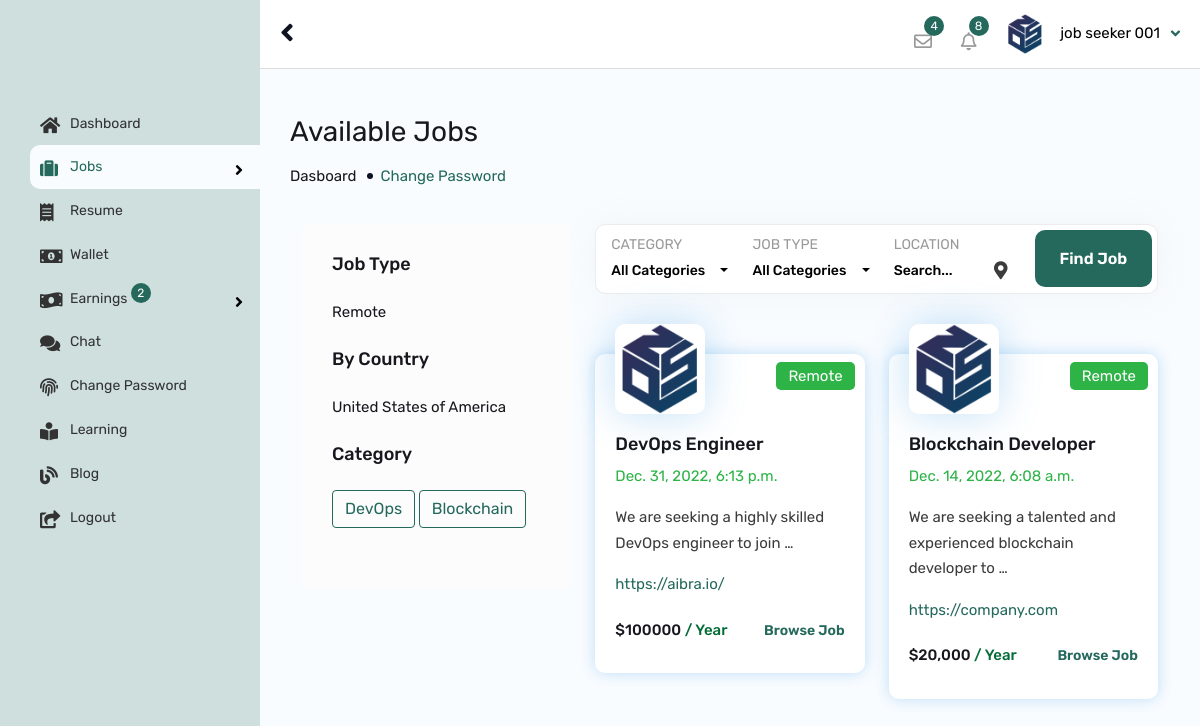
The page /job/ (signed in) on the database its author committed.
### app_user/models.py (models this page shows, shortened)
class AppUser(models.Model):
    qr_photo = models.FileField(upload_to='account_files/profile_photos/', blank=True, default="default_files/default_face.jpg")
    user = models.OneToOneField(User, on_delete=models.CASCADE)
    account_type = models.CharField(default="candidate",max_length=10)
    cprofile_status = models.BooleanField(default=False)
    cv = models.FileField(upload_to='account_files/profile_photos/', blank=True, default="default_files/default_face.jpg")
    profile_photo = models.FileField(upload_to='account_files/profile_photos/', blank=True, default="default_files/default_face.jpg")
    address = models.TextField(default=" ")
    country = models.CharField(default=" ",max_length=100)
    postcode = models.CharField(default=" ",max_length=100, blank=True, null=True)
    language = models.CharField(default=" ",max_length=100, blank=True, null=True)
    job_category = models.CharField(default=" ",max_length=100, blank=True, null=True)
    city = models.CharField(default=" ",max_length=100, blank=True, null=True)
    experience = models.CharField(default=" ",max_length=100, blank=True, null=True)
    current_salary = models.CharField(default=" ",max_length=100, blank=True, null=True)
    expected_salary = models.CharField(default=" ",max_length=100, blank=True, null=True)
    phone_no = models.CharField(default=" ",max_length=15)
    age = models.CharField(default="dd/mm/yyyy",max_length=55)
    gender = models.CharField(default=" ",max_length=10)
    facebook_link = models.CharField(default="",max_length=100, blank=True, null=True)
    twitter_link = models.CharField(default="",max_length=100, blank=True, null=True)
    instagram_link = models.CharField(default="",max_length=100, blank=True, null=True)
    linkedin_link = models.CharField(default="",max_length=100, blank=True, null=True)
    github_link = models.CharField(default="",max_length=100, blank=True, null=True)
    discord_link = models.CharField(default="",max_length=100, blank=True, null=True)
    agency_name = models.CharField(default="",max_length=30, null=True)
    rank = models.CharField(default="1",max_length=30, null=True)
    ranks = models.CharField(default="1",max_length=30, null=True)
    rankers = models.CharField(default="1",max_length=30, null=True)
    charge = models.CharField(default="0",max_length=30, null=True)
    bio = models.TextField(default="This agency have not updated their bio..", null=True)
    agency_logo = models.FileField(upload_to='account_files/profile_photos/', blank=True, default="default_files/default_face.jpg")
    resume = models.ForeignKey(Resume, on_delete=models.CASCADE, null=True)
    otp_code = models.CharField(default="none",max_length=10)
    ec_status = models.BooleanField(default=False)
    status = models.BooleanField(default=False)
    wallet_address = models.CharField(default="null",max_length=100)
    wallet_key = models.CharField(default="null",max_length=100)
    pub_date = models.DateTimeField(default=timezone.now)

### job/models.py (models this page shows, shortened)
class Job(models.Model):
	title = models.CharField(max_length=50, default="none")
	salary = models.CharField(max_length=30, default="none")
	category = models.CharField(max_length=30, default="none")
	description = models.TextField(default="none")
	job_type = models.CharField(max_length=20, default="none")
	experience = models.CharField(max_length=120, default="none")
	qualification = models.CharField(max_length=20, default="none", null=True)
	responsibility = models.TextField(default="none")
	skill_tag = models.CharField(max_length=2000, default="no skill required", null=True)
	requirement = models.TextField(default="none")
	contact_phone = models.CharField(max_length=20, default="none")
	contact_email = models.CharField(max_length=30, default="none")
	website = models.CharField(max_length=30, default="none")
	address = models.TextField(default="none")
	country = models.CharField(max_length=30, default="none")
	deadline = models.CharField(max_length=30, default="none")
	app_user = models.ForeignKey(AppUser, on_delete=models.CASCADE)
	applications = models.ManyToManyField(Application, through="JobApplicationConnector")
	interviews = models.ManyToManyField(Interview, through="JobInterviewConnector")
	quiz = models.ForeignKey(Quiz, on_delete=models.CASCADE, null=True)
	results = models.ManyToManyField(Result, through="JobResultConnector")
	status = models.BooleanField(default=False)
	pub_date = models.DateTimeField(default=timezone.now)

### job/views.py (the view)
# urls.py: path("", views.IndexView, name="index"),
def IndexView(request):
    app_user = AppUser.objects.get(user__pk=request.user.id)
    jobs = Job.objects.all().order_by('-pub_date')
    job_types = set()
    countries = set()
    titles = set()
    categories = set()
    for item in jobs:
        job_types.add(item.job_type)
        countries.add(item.country)
        titles.add(item.title)
        categories.add(item.category)
    if request.method == "POST":
        location = request.POST.get("location")
        job_type = request.POST.get("job_type")
        category = request.POST.get("category")
        job = Job.objects.filter(job_type=job_type, country=location.replace("%20", " "), category=category)
        context = {"jobs": jobs,
        "job_types": job_types, "countries": countries,
        "titles": titles, "categories": categories}
        return render(request, "app_user/search_job.html", context )
    else:
        jobs = Job.objects.all().order_by('-pub_date')
        job_types = set()
        countries = set()
        titles = set()
        categories = set()
        for item in jobs:
            job_types.add(item.job_type)
            countries.add(item.country)
            titles.add(item.title)
            categories.add(item.category)
        context = {"app_user": app_user, "jobs": jobs,
        "job_types": job_types, "countries": countries,
        "titles": titles, "categories": categories}
        return render(request, "job/index.html", context )

### job/templates/job/index.html (shortened to what this page needs)
{% extends 'app_user/auth_base.html' %}
{% load static %}
{% load humanize %}
{% block content %}
{% include "app_user/header.html" %}
{% include "app_user/sidebar.html" %}
        <div id="content">
            <div class="content-admin-main">
                <div class="wt-admin-right-page-header clearfix">
                    <h2>Available Jobs</h2>
                    <div class="breadcrumbs"><a href="#">Dasboard</a><span>Change Password</span></div>
                </div>
                <div class="container">
                    <div class="row">
                        <div class="col-lg-4 col-md-12 rightSidebar">
                            <div class="side-bar">
                                <div class="sidebar-elements search-bx">
                                    <form method="post">
                                        <div class="form-group mb-4">
                                            <h4 class="section-head-small mb-4">Job Type</h4>
                                            <div class="tagcloud">
                                                {% for item in job_types %}
                                                    <a href="{% url 'job:search_job' 'job_type' item %}">{{ item }}</a>
                                                {% endfor %}
                                            </div>
                                        </div>
                                        <div class="form-group mb-4">
                                            <h4 class="section-head-small mb-4">By Country</h4>
                                            {% if countries %}
                                                <div class="tagcloud">
                                                    {% for item in countries %}
                                                        <a href="{% url 'job:search_job' 'country' item %}">{{ item }}</a>
                                                    {% endfor %}
                                                </div>
                                            {% else %}
                                            <div class="tagcloud">
                                                Nothing yet!
                                            </div>
                                            {% endif %}
                                        </div>
                                        <div class="form-group mb-4">
                                            <h4 class="section-head-small mb-4">Category</h4>
                                            {% if categories %}
                                                {% for item in categories %}
                                                <a href="{% url 'job:search_job' 'category' item %}"><button type="submit" class="btn btn-outline-primary mb-2" type="button"> {{ item }}</button></a>
                                                {% endfor %}
                                            {% endif %}
                                        </div>
                                    </form>
                                </div>
                            </div>
                        </div>
                        <div class="col-lg-8 col-md-12">
                            <div class="  m-b30">
                               <div class="twm-bnr-search-bar">
                                <form method="post">
                                    <div class="row">
                                        <div class="form-group col-xl-3 col-lg-6 col-md-6">
                                            <label>category</label>
                                        </div>
                                        <div class="form-group col-xl-3 col-lg-6 col-md-6">
                                            <label>Job Type</label>
                                        </div>
                                        <div class="form-group col-xl-3 col-lg-6 col-md-6">
                                            <label>Location</label>
                                            <div class="twm-inputicon-box">
                                                <input name="location" type="text" required class="form-control" placeholder="Search..." required>
                                                <i class="twm-input-icon fas fa-map-marker-alt"></i>
                                            </div>
                                        </div>
                                        <div class="form-group col-xl-3 col-lg-6 col-md-6">
                                            <button type="submit" class="site-button" style="background-color:#24695c">Find Job</button>
                                        </div>
                                    </div>
                                </form>
                            </div>
                            </div>
                            <div class="row">
                                {% for item in jobs %}
                                <div class="col-lg-6 col-md-12 m-b30">
                                    <div class="twm-jobs-grid-style1">
                                        <div class="twm-media">
                                            <img src="{{ item.app_user.agency_logo.url }}" alt="#">
                                        </div>
                                        <div class="twm-jobs-category green"><span class="twm-bg-green">{{ item.job_type }}</span></div>
                                        <div class="twm-mid-content">
                                            <a href="{% url 'job:job_detail' item.id %}" class="twm-job-title">
                                                <h4>{{ item.title }}</h4>
                                            </a>
                                            <p class="" style="color: #2db346">{{ item.pub_date }}</p>
                                            <p class="twm-job-address">{{ item.description|safe|truncatewords:10 }}</p>
                                            <a target="_blank" href="{{ item.website }}" class="twm-job-websites site-text-primary">{{ item.website }}</a>
                                        </div>
                                        <div class="twm-right-content">
                                            <div class="twm-jobs-amount">${{ item.salary }} <span>/ Year</span></div>
                                            <a href="{% url 'job:job_detail' item.id %}" class="twm-jobs-browse site-text-primary">Browse Job</a>
                                        </div>
                                    </div>
                                </div>
                                {% endfor %}
                                </div>
                            </div>
                        </div>
                    </div>
                </div>
            </div>
        </div>
{% endblock %}

### app_user/templates/app_user/header.html (shortened to what this page needs)
{% load static %}
        <header id="header-admin-wrap" class="header-admin-fixed">
            <div id="header-admin">
                <div class="container">
                    <div class="header-left">
                        <div class="nav-btn-wrap">
                            <a class="nav-btn-admin" id="sidebarCollapse">
                                <span class="fa fa-angle-left"></span>
                            </a>
                        </div>
                    </div>
                    <div class="header-right">
                        <ul class="header-widget-wrap">
                            <li class="header-widget dashboard-message-dropdown">
                                <div class="dropdown">
                                    <a href="javascript:;" class="dropdown-toggle jobzilla-admin-messange" id="ID-MSG_dropdown" data-bs-toggle="dropdown">
                                        <i class="far fa-envelope"></i>
                                        <span class="notification-animate">4</span>
                                    </a>
                                </div>
                            </li>
                            <li class="header-widget dashboard-noti-dropdown">
                                <div class="dropdown">
                                    <a  href="javascript:;" class="dropdown-toggle jobzilla-admin-notification" id="ID-NOTI_dropdown" data-bs-toggle="dropdown">
                                        <i class="far fa-bell"></i>
                                        <span class="notification-animate">8</span>
                                    </a>
                                </div>
                            </li>
                            <li class="header-widget">
                                <div class="dashboard-user-section">
                                    <div class="listing-user">
                                        <div class="dropdown">
                                            <a href="javascript:;" class="dropdown-toggle" id="ID-ACCOUNT_dropdown" data-bs-toggle="dropdown">
                                                <div class="user-name text-black">
                                                    <span>
                                                        <img src="{{ app_user.profile_photo.url }}" alt="">
                                                    </span>{{ app_user.user.first_name }} {{ app_user.user.last_name }}
                                                </div>
                                            </a>
                                        </div>
                                    </div>
                               </div>
                            </li>
                        </ul>
                    </div>
                </div>
            </div>
        </header>

### rows shown on the page
AppUser: profile_photo (picture), user.first_name "job seeker", user.last_name "001"
Job: job_types "Remote", countries "United States of America", categories "DevOps", app_user.agency_logo (picture), job_type "Remote", title "DevOps Engineer", pub_date "Dec. 31, 2022, 6:13 p.m.", description "We are seeking a highly skilled DevOps engineer to join …", website "https://aibra.io/", salary "100000"
Job: categories "Blockchain", app_user.agency_logo (picture), job_type "Remote", title "Blockchain Developer", pub_date "Dec. 14, 2022, 6:08 a.m.", description "We are seeking a talented and experienced blockchain developer to …", website "https://company.com", salary "20,000"
